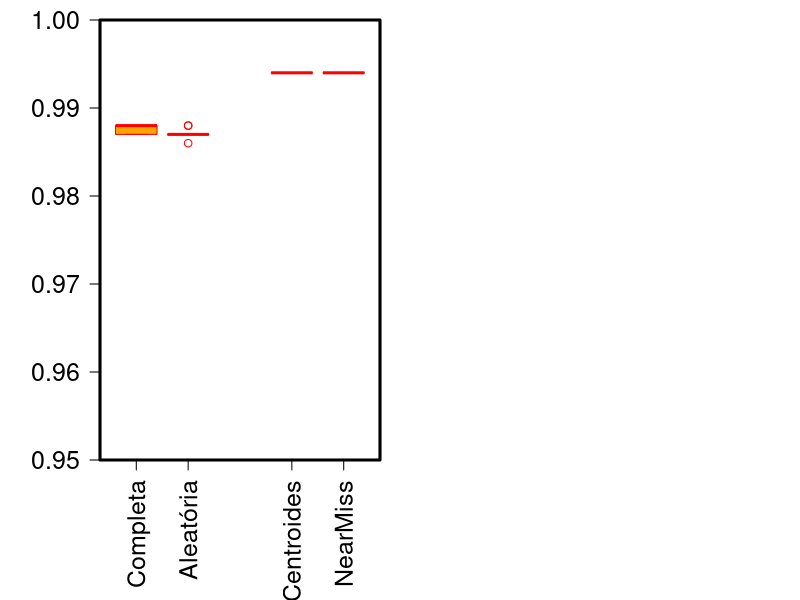
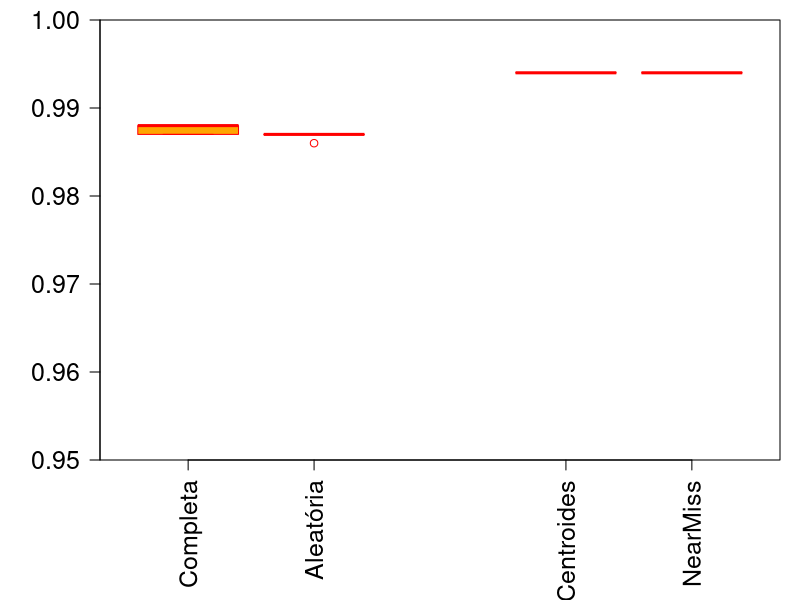
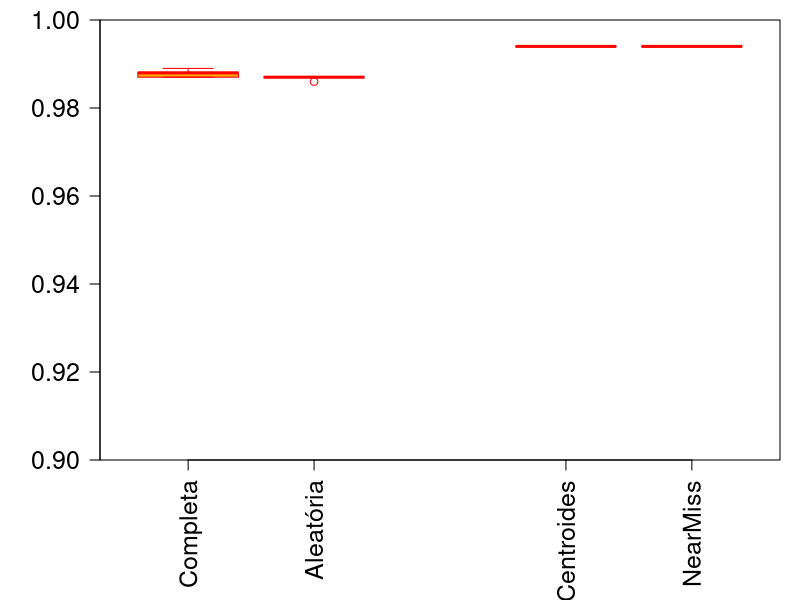
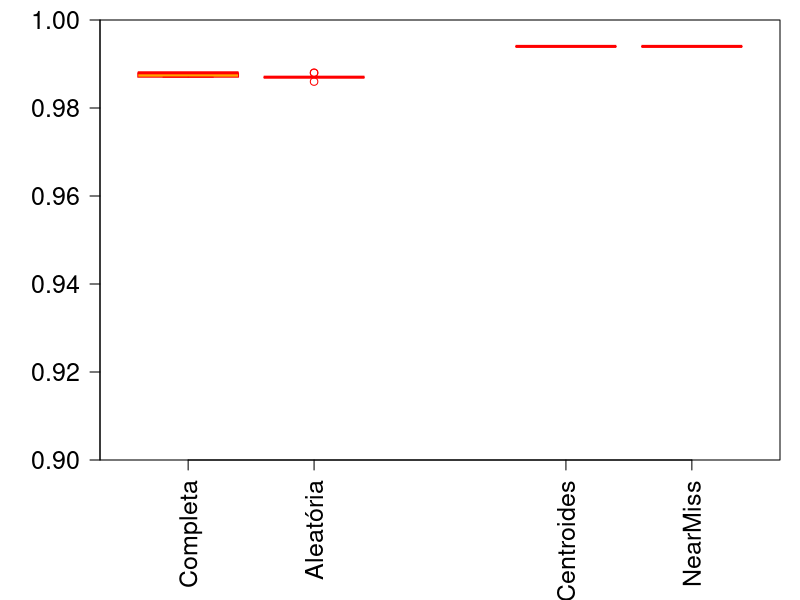

Write R code to recreate these figures, in order.
#Results CIC2017 KNN All
accAllKNN <- c(0.987181191820291,0.988263983286395,0.988498788490018,0.988301467249624,0.987075812376497,0.988325513565658,0.988382800377385,0.987158559993436,0.988334707745318,0.988300760005035)
accAllKNN = round(accAllKNN, 3)

f1AllKNN <- c(0.987178872485724,0.988259422943723,0.988495180782721,0.988308193664010,0.987083188449872,0.988319876257802,0.988378133659960,0.987167421413802,0.988347250650863,0.988292901306332)
f1AllKNN = round(f1AllKNN, 3)

precisionAllKNN <- c(0.987231573069693,0.988314078860596,0.988545322575768,0.988370985226039,0.987140362212318,0.988370336442077,0.988447367696026,0.987217675739833,0.988410414646990,0.988340222719647)
precisionAllKNN = round(precisionAllKNN, 3)

recallAllKNN  <- c(0.987181191820291,0.988263983286395,0.988498788490018,0.988301467249624,0.987075812376497,0.988325513565658,0.988382800377385,0.987158559993436,0.988334707745318,0.988300760005035)
recallAllKNN = round(recallAllKNN, 3)

    
#Results CIC2017 KNN Random
accRandomKNN <- c(0.986948136128571,0.987290092260782,0.987087451612918,0.987577931808979,0.987133506812370,0.987326935248478,0.987010309669509,0.986427720652054,0.987544543079224,0.987463947540694)
accRandomKNN = round(accRandomKNN, 3)
print(accRandomKNN)

f1RandomKNN <- c(0.986804578581223,0.987098212261534,0.986897752469421,0.987415050087591,0.986930435632632,0.987146910983729,0.986839873775662,0.986246729673055,0.987365054627993,0.987273829780005)
f1RandomKNN = round(f1RandomKNN, 3)
print(f1RandomKNN)

precisionRandomKNN <- c(0.986815764808902,0.987083999399726,0.986882939067518,0.987401614333133,0.986895597890795,0.987157825470048,0.986837320444823,0.986266943602634,0.987350479531556,0.987259936630554)
precisionRandomKNN = round(precisionRandomKNN, 3)

recallRandomKNN  <- c(0.986948136128571,0.987290092260782,0.987087451612918,0.987577931808979,0.987133506812370,0.987326935248478,0.987010309669509,0.986427720652054,0.987544543079224,0.987463947540694)
recallRandomKNN = round(recallRandomKNN, 3)


#Results CIC2017 KNN Cluster Centroids
accClusterCentroidsKNN <- c(0.994300780620351,0.994128009395184,0.994427429939899,0.994496448021369,0.994289267045847,0.994461906900164,0.994392889216386,0.994369797243618,0.994220185598820,0.994277687587072)
accClusterCentroidsKNN = round(accClusterCentroidsKNN, 3)

f1ClusterCentroidsKNN <- c(0.994173747741107,0.994006812706436,0.994306275470920,0.994286013995221,0.994230208425817,0.994294398637552,0.994277899280813,0.994189144329297,0.994042417914302,0.994044814507518)
f1ClusterCentroidsKNN = round(f1ClusterCentroidsKNN, 3)

precisionClusterCentroidsKNN <- c(0.994173069956796,0.993910231361747,0.994253263944773,0.994157364399303,0.994199223154655,0.994237079208083,0.994197893435176,0.994147915423019,0.993956951794227,0.993939385962880)
precisionClusterCentroidsKNN = round(precisionClusterCentroidsKNN, 3)

recallClusterCentroidsKNN  <- c(0.994300780620351,0.994128009395184,0.994427429939899,0.994496448021369,0.994289267045847,0.994461906900164,0.994392889216386,0.994369797243618,0.994220185598820,0.994277687587072)
recallClusterCentroidsKNN = round(recallClusterCentroidsKNN, 3)

#Results CIC2017 KNN Cluster Centroids
accNearMissKNN <- c(0.994335321343864,0.99408195456691,0.99417413130080,0.99438131095069,0.99408202270477,0.99407044085984,0.99401294125774,0.99395530378916,0.99392083266171,0.99394379008209)
accNearMissKNN = round(accNearMissKNN, 3)

f1NearMissKNN <- c(0.994077197757901,0.99401289386993,0.99407914191247,0.99417850920496,0.99393081817080,0.99380288071856,0.99384429274906,0.99379399646382,0.99378626503990,0.99372326145388)
f1NearMissKNN = round(f1NearMissKNN, 3)

precisionNearMissKNN <- c(0.994010161180831,0.99403489438474,0.99404421951811,0.99415659920706,0.99385417461253,0.99372177748848,0.99378868033039,0.99376132009303,0.99375230886924,0.99363087124206)
precisionNearMissKNN = round(precisionNearMissKNN, 3)

recallNearMissKNN  <- c(0.994335321343864,0.99408195456691,0.99417413130080,0.99438131095069,0.99408202270477,0.99407044085984,0.99401294125774,0.99395530378916,0.99392083266171,0.99394379008209)
recallNearMissKNN = round(recallNearMissKNN, 3)


# Computando os testes
wilcox.test(accRandomKNN, accClusterCentroidsKNN, paired = TRUE,alternative = "l")
wilcoxonTestKNNAccRC = wilcox.test(accRandomKNN, accClusterCentroidsKNN, paired = TRUE,alternative = "l")
print(wilcoxonTestKNNAccRC$p.value)

wilcox.test(precisionRandomKNN, precisionClusterCentroidsKNN, paired = TRUE,alternative = "l")
wilcoxonTestKNNPrecisionRC = wilcox.test(precisionRandomKNN, precisionClusterCentroidsKNN, paired = TRUE,alternative = "l")
print(wilcoxonTestKNNPrecisionRC$p.value)

wilcox.test(f1RandomKNN, f1ClusterCentroidsKNN, paired = TRUE,alternative = "l")
wilcoxonTestKNNF1RC = wilcox.test(f1RandomKNN, f1ClusterCentroidsKNN, paired = TRUE,alternative = "l")
print(wilcoxonTestKNNF1RC$p.value)

wilcox.test(recallRandomKNN, recallClusterCentroidsKNN, paired = TRUE,alternative = "l")
wilcoxonTestKNNRecallRC = wilcox.test(recallRandomKNN, recallClusterCentroidsKNN, paired = TRUE,alternative = "l")
print(wilcoxonTestKNNRecallRC$p.value)

wilcox.test(accNearMissKNN, accClusterCentroidsKNN, paired = TRUE,alternative = "l")
wilcoxonTestKNNAccNC = wilcox.test(accNearMissKNN, accClusterCentroidsKNN, paired = TRUE,alternative = "l")
print(wilcoxonTestKNNAccNC$p.value)

wilcox.test(precisionNearMissKNN, precisionClusterCentroidsKNN, paired = TRUE,alternative = "l")
wilcoxonTestKNNPrecisionNC = wilcox.test(precisionNearMissKNN, precisionClusterCentroidsKNN, paired = TRUE,alternative = "l")
print(wilcoxonTestKNNPrecisionNC$p.value)

wilcox.test(f1NearMissKNN, f1ClusterCentroidsKNN, paired = TRUE,alternative = "l")
wilcoxonTestKNNF1NC = wilcox.test(f1NearMissKNN, f1ClusterCentroidsKNN, paired = TRUE,alternative = "l")
print(wilcoxonTestKNNF1NC$p.value)

wilcox.test(recallNearMissKNN, recallClusterCentroidsKNN, paired = TRUE,alternative = "l")
wilcoxonTestKNNRecallNC = wilcox.test(recallNearMissKNN, recallClusterCentroidsKNN, paired = TRUE,alternative = "l")
print(wilcoxonTestKNNRecallNC$p.value)

################################

pdf(file="accKNNCIC2017.pdf")
par(mfrow=c(1,2))
par(cex.lab=1.5) # is for y-axis

par(cex.axis=1.5) # is for x-axis
par(mgp=c(2,1,0))
par(mar=c(7,5,1,1))
  boxplot(accAllKNN, accRandomKNN, accClusterCentroidsKNN, accNearMissKNN,
          main = "",
          at = c(1,2,4,5),
          names = c("Completa", "Aleatória", "Centroides", "NearMiss"),
          las = 2,
          col = c("orange","red","blue","green"),
          border = "red",
          horizontal = FALSE,
          notch = FALSE,
          ylim = c(0.95,1 ), yaxs = "i",xaxs = "i", cex.main=1.5,
          cex.lab=1.0,
          font.main=20,las=0)
  box(lwd=3)
  
  
  
  dev.off()

  pdf(file="f1KNNCIC2017.pdf")
  
  par(cex.lab=1.5) # is for y-axis
  
  par(cex.axis=1.5) # is for x-axis
  par(mgp=c(2,1,0))
  par(mar=c(7,5,1,1))  
boxplot(f1AllKNN, f1RandomKNN, f1ClusterCentroidsKNN, f1NearMissKNN,
        main = "",
        at = c(1,2,4,5),
        names = c("Completa", "Aleatória", "Centroides", "NearMiss"),
        las = 2,
        col = c("orange","red","blue","green"),
        border = "red",
        horizontal = FALSE,
        notch = FALSE,
        ylim = c(0.95,1 ), yaxs = "i", cex.main=1.5,
        cex.lab=1.0,
        font.main=20,las=0)
dev.off()

pdf(file="precisionKNNCIC2017.pdf")
par(cex.lab=1.5) # is for y-axis

par(cex.axis=1.5) # is for x-axis
par(mgp=c(2,1,0))
par(mar=c(7,5,1,1))  
boxplot(precisionAllKNN, precisionRandomKNN, precisionClusterCentroidsKNN, precisionNearMissKNN,
        main = "",
        at = c(1,2,4,5),
        names = c("Completa", "Aleatória", "Centroides", "NearMiss"),
        las = 2,
        col = c("orange","red","blue","green"),
        border = "red",
        horizontal = FALSE,
        notch = FALSE,
        ylim = c(0.9,1 ), yaxs = "i" , cex.main=1.5,
        cex.lab=1.0,
        font.main=20,las=0)
dev.off()

pdf(file="recallKNNCIC2017.pdf")
par(cex.lab=1.5) # is for y-axis

par(cex.axis=1.5) # is for x-axis
par(mgp=c(2,1,0))
par(mar=c(7,5,1,1))  
boxplot(recallAllKNN, recallRandomKNN, recallClusterCentroidsKNN, recallNearMissKNN,
        main = "",
        at = c(1,2,4,5),
        names = c("Completa", "Aleatória", "Centroides", "NearMiss"),
        las = 2,
        col = c("orange","red","blue","green"),
        border = "red",
        horizontal = FALSE,
        notch = FALSE,
        ylim = c(0.9,1 ), yaxs = "i" , cex.main=1.5,
        cex.lab=1.0,
        font.main=20,las=0)
dev.off()
